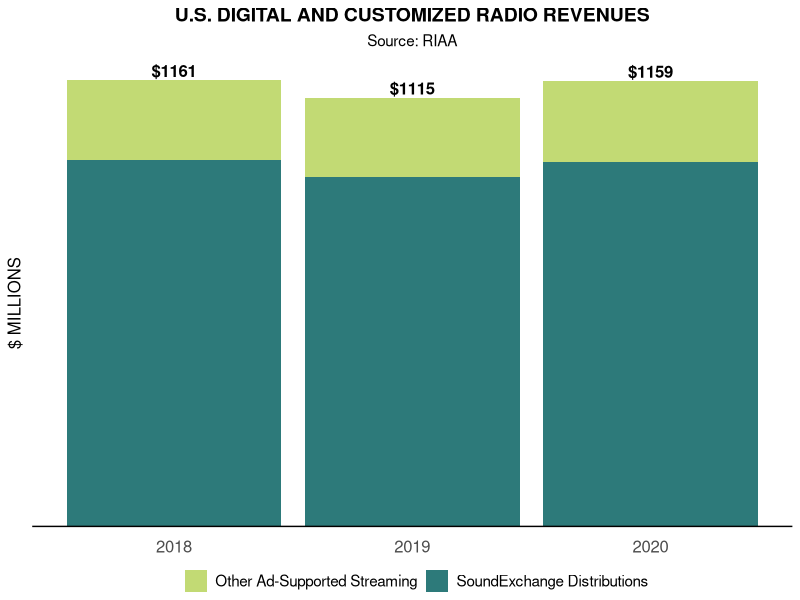

Reproduce this figure in R.
## ---- chunk 1
library(tidyverse)
options(dplyr.print_max = 1e9)
options(scipen = 100)
## ---- chunk 2
revenue_data <- read_csv("data/Revenue_Chart_Full_Data_data.csv")
## ---- chunk 3
revenue_annually = revenue_data %>%
                    select(`Year (copy)`, Format, `Value (Actual)`) %>%
                    rename(Year = `Year (copy)`,
                           Format = Format,
                           Value = `Value (Actual)`)
## ---- chunk 4
knitr::kable(head(revenue_annually))
## ---- chunk 5
revenue_annually = revenue_annually %>%
                  filter(Year >= 2018) %>%
                  arrange(Year)
## ---- chunk 6
knitr::kable(head(revenue_annually))
## ---- chunk 7
revenue_annually = revenue_annually %>%
                    group_by(Year) %>%
                    summarise(`Value (Yearly)` = sum(Value))
## ---- chunk 8
knitr::kable(revenue_annually)
## ---- chunk 9
streaming_revenue = revenue_data %>%
                      select(Year, Streaming = Format, Value = `Value (Actual)`) %>%
                      filter(Streaming %in% c("Paid Subscription",
                                           "On-Demand Streaming (Ad-Supported)",
                                           "Other Ad-Supported Streaming",
                                           "SoundExchange Distributions",
                                           "Limited Tier Paid Subscription"),
                                            Year == 2020) %>%
                      arrange(Streaming)
## ---- chunk 10
knitr::kable(head(streaming_revenue))
## ---- chunk 11
streaming_revenue = streaming_revenue %>%
                      group_by(Year)%>%
                      summarise(`Streaming Revenue` = sum(Value))
## ---- chunk 12
knitr::kable(streaming_revenue)
## ---- chunk 13
revenue_share = revenue_data %>%
                  select(Year, Format, Value= `Value (Actual)`) %>%
                  filter(Year == 2020) %>%
                  mutate(Category = case_when(
                    Format %in% c("Paid Subscription",
                                  "On-Demand Streaming (Ad-Supported)",
                                  "Other Ad-Supported Streaming",
                                  "SoundExchange Distributions",
                                  "Limited Tier Paid Subscription") ~ "Streaming",
                    Format %in% c("Synchronization") ~ "Synchronization",
                    Format %in% c("LP/EP", "CD") ~ "Physical",
                    Format %in% c("Download Album",
                                  "Download Single") ~ "Digital Downloads",
                    TRUE ~ "Other"))
## ---- chunk 14
revenue_share = revenue_share %>%
                  group_by(Category) %>%
                  summarise(Revenue_Total = sum(Value)) %>%
                  mutate(Share = round(Revenue_Total / sum(Revenue_Total),2)) %>%
                  arrange(-Share)
## ---- chunk 15
knitr::kable(revenue_share)
## ---- chunk 16
radio_revenue <- revenue_data %>%
                    select(Year, Format, Value = `Value (For Charting)`) %>%
                    filter(Year >= 2018,
                           Format %in% c("SoundExchange Distributions",
                                         "Other Ad-Supported Streaming")) %>%
                    arrange(Year)
## ---- chunk 17
radrev_annually <- radio_revenue %>%
                    group_by(Year) %>%
                    summarise(Value_Annually = sum(Value))
## ---- chunk 18
g <- ggplot(radio_revenue, aes(x = Year,
                               y = Value,
                               fill = factor(Format,
                               levels = c("Other Ad-Supported Streaming",
                                          "SoundExchange Distributions")))) +
       geom_bar(stat = "identity") +
       labs(x = "", y = "$ MILLIONS",
            title = "U.S. DIGITAL AND CUSTOMIZED RADIO REVENUES",
            subtitle = "Source: RIAA")+
       theme(plot.title = element_text(size = 14, face = "bold", hjust = 0.5),
             plot.subtitle = element_text(hjust = 0.5),
             legend.position = c(0.5,0),
             legend.margin = margin(0,0,-23,0),
             legend.box.margin = margin(0,0,-23,0),
             legend.direction = "horizontal",
             legend.text = element_text(size = 11)) +
       scale_fill_manual("", 
                       values = c("SoundExchange Distributions"  = "#2d7a7a",
                                  "Other Ad-Supported Streaming" = "#c2da74"))
## ---- chunk 19
g + 
  theme(panel.background = element_blank(),
        axis.ticks = element_blank(),
        axis.line = element_blank(),
        axis.text.y  = element_blank(),
        axis.text.x = element_text(vjust = 5, size = 12),
        axis.title.y = element_text(size = 12)) +
  geom_hline(yintercept = 0)+
  geom_text(aes(Year, Value_Annually, 
                label = sprintf("$%d", round(Value_Annually)), fontface=2, fill = NULL),
                size = 4.25, vjust = -0.25, data = radrev_annually)
